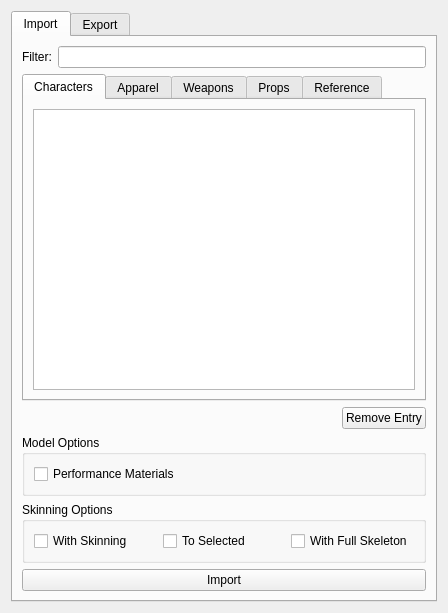
<?xml version="1.0" encoding="UTF-8"?>
<ui version="4.0">
 <class>helios_Form</class>
 <widget class="QWidget" name="helios_Form">
  <property name="geometry">
   <rect>
    <x>0</x>
    <y>0</y>
    <width>448</width>
    <height>613</height>
   </rect>
  </property>
  <property name="windowTitle">
   <string>Helios</string>
  </property>
  <layout class="QVBoxLayout" name="verticalLayout_8">
   <item>
    <widget class="QTabWidget" name="main_tabWidget">
     <property name="currentIndex">
      <number>0</number>
     </property>
     <widget class="QWidget" name="import_tab">
      <attribute name="title">
       <string>Import</string>
      </attribute>
      <layout class="QVBoxLayout" name="verticalLayout_7">
       <item>
        <layout class="QHBoxLayout" name="filter_horizontalLayout">
         <item>
          <widget class="QLabel" name="filter_label">
           <property name="text">
            <string>Filter:</string>
           </property>
          </widget>
         </item>
         <item>
          <widget class="QLineEdit" name="filter_lineEdit"/>
         </item>
        </layout>
       </item>
       <item>
        <widget class="QTabWidget" name="import_tabWidget">
         <property name="currentIndex">
          <number>0</number>
         </property>
         <widget class="QWidget" name="characters_tab">
          <attribute name="title">
           <string>Characters</string>
          </attribute>
          <layout class="QVBoxLayout" name="verticalLayout">
           <item>
            <widget class="QListWidget" name="characters_listWidget">
             <property name="selectionMode">
              <enum>QAbstractItemView::ExtendedSelection</enum>
             </property>
            </widget>
           </item>
          </layout>
         </widget>
         <widget class="QWidget" name="apparel_main_tab">
          <attribute name="title">
           <string>Apparel</string>
          </attribute>
          <layout class="QVBoxLayout" name="verticalLayout_2">
           <item>
            <widget class="QTabWidget" name="apparel_tabWidget">
             <property name="currentIndex">
              <number>0</number>
             </property>
             <widget class="QWidget" name="collections_tab">
              <attribute name="title">
               <string>Collections</string>
              </attribute>
              <layout class="QVBoxLayout" name="verticalLayout_4">
               <item>
                <widget class="QListWidget" name="apparel_collections_listWidget">
                 <property name="selectionMode">
                  <enum>QAbstractItemView::ExtendedSelection</enum>
                 </property>
                </widget>
               </item>
              </layout>
             </widget>
             <widget class="QWidget" name="parts_tab">
              <attribute name="title">
               <string>Parts</string>
              </attribute>
              <layout class="QVBoxLayout" name="verticalLayout_3">
               <item>
                <widget class="QListWidget" name="apparel_parts_listWidget">
                 <property name="selectionMode">
                  <enum>QAbstractItemView::ExtendedSelection</enum>
                 </property>
                </widget>
               </item>
              </layout>
             </widget>
            </widget>
           </item>
          </layout>
         </widget>
         <widget class="QWidget" name="weapons_tab">
          <attribute name="title">
           <string>Weapons</string>
          </attribute>
          <layout class="QVBoxLayout" name="verticalLayout_11">
           <item>
            <widget class="QListWidget" name="weapons_listWidget"/>
           </item>
          </layout>
         </widget>
         <widget class="QWidget" name="props_tab">
          <attribute name="title">
           <string>Props</string>
          </attribute>
          <layout class="QVBoxLayout" name="verticalLayout_9">
           <item>
            <widget class="QListWidget" name="props_listWidget"/>
           </item>
          </layout>
         </widget>
         <widget class="QWidget" name="reference_tab">
          <attribute name="title">
           <string>Reference</string>
          </attribute>
          <layout class="QVBoxLayout" name="verticalLayout_10">
           <item>
            <widget class="QListWidget" name="reference_listWidget">
             <property name="minimumSize">
              <size>
               <width>350</width>
               <height>0</height>
              </size>
             </property>
             <property name="selectionMode">
              <enum>QAbstractItemView::ExtendedSelection</enum>
             </property>
            </widget>
           </item>
          </layout>
         </widget>
        </widget>
       </item>
       <item>
        <layout class="QHBoxLayout" name="remove_entry_horizontalLayout">
         <item>
          <spacer name="remove_entry_horizontalSpacer">
           <property name="orientation">
            <enum>Qt::Horizontal</enum>
           </property>
           <property name="sizeHint" stdset="0">
            <size>
             <width>40</width>
             <height>20</height>
            </size>
           </property>
          </spacer>
         </item>
         <item>
          <widget class="QPushButton" name="remove_entry_pushButton">
           <property name="text">
            <string>Remove Entry</string>
           </property>
          </widget>
         </item>
        </layout>
       </item>
       <item>
        <widget class="QGroupBox" name="import_model_options_groupBox">
         <property name="title">
          <string>Model Options</string>
         </property>
         <layout class="QVBoxLayout" name="verticalLayout_5">
          <item>
           <widget class="QCheckBox" name="performance_materials_checkBox">
            <property name="text">
             <string>Performance Materials</string>
            </property>
           </widget>
          </item>
         </layout>
        </widget>
       </item>
       <item>
        <widget class="QGroupBox" name="import_skinning_options_groupBox">
         <property name="title">
          <string>Skinning Options</string>
         </property>
         <layout class="QHBoxLayout" name="horizontalLayout">
          <item>
           <widget class="QCheckBox" name="with_skinning_checkBox">
            <property name="text">
             <string>With Skinning</string>
            </property>
           </widget>
          </item>
          <item>
           <widget class="QCheckBox" name="to_selected_checkBox">
            <property name="text">
             <string>To Selected</string>
            </property>
           </widget>
          </item>
          <item>
           <widget class="QCheckBox" name="with_full_skeleton_checkBox">
            <property name="text">
             <string>With Full Skeleton</string>
            </property>
           </widget>
          </item>
         </layout>
        </widget>
       </item>
       <item>
        <widget class="QPushButton" name="import_pushButton">
         <property name="text">
          <string>Import</string>
         </property>
        </widget>
       </item>
      </layout>
     </widget>
     <widget class="QWidget" name="export_tab">
      <attribute name="title">
       <string>Export</string>
      </attribute>
      <layout class="QVBoxLayout" name="verticalLayout_6">
       <item>
        <layout class="QHBoxLayout" name="wizard_horizontalLayout">
         <item>
          <widget class="QPushButton" name="open_source_pushButton">
           <property name="toolTip">
            <string>With an organization group selected. Open the meshes folder associated with that asset.</string>
           </property>
           <property name="text">
            <string>Open Source</string>
           </property>
          </widget>
         </item>
         <item>
          <spacer name="wizard_horizontalSpacer">
           <property name="orientation">
            <enum>Qt::Horizontal</enum>
           </property>
           <property name="sizeHint" stdset="0">
            <size>
             <width>40</width>
             <height>20</height>
            </size>
           </property>
          </spacer>
         </item>
         <item>
          <widget class="QPushButton" name="wizard_pushButton">
           <property name="text">
            <string>Ask the Wizard</string>
           </property>
          </widget>
         </item>
        </layout>
       </item>
       <item>
        <spacer name="verticalSpacer">
         <property name="orientation">
          <enum>Qt::Vertical</enum>
         </property>
         <property name="sizeHint" stdset="0">
          <size>
           <width>20</width>
           <height>40</height>
          </size>
         </property>
        </spacer>
       </item>
       <item>
        <widget class="QGroupBox" name="export_options_groupBox">
         <property name="title">
          <string>Export Options</string>
         </property>
         <layout class="QHBoxLayout" name="horizontalLayout_2">
          <item>
           <widget class="QCheckBox" name="save_source_ma_checkBox">
            <property name="text">
             <string>Save Source.Ma</string>
            </property>
           </widget>
          </item>
         </layout>
        </widget>
       </item>
       <item>
        <widget class="QGroupBox" name="export_skinning_options_groupBox">
         <property name="title">
          <string>Skinning Options</string>
         </property>
         <layout class="QHBoxLayout" name="horizontalLayout_4">
          <item>
           <widget class="QCheckBox" name="update_skn_checkBox">
            <property name="text">
             <string>Update Skn</string>
            </property>
           </widget>
          </item>
         </layout>
        </widget>
       </item>
       <item>
        <widget class="QPushButton" name="export_pushButton">
         <property name="text">
          <string>Export</string>
         </property>
        </widget>
       </item>
      </layout>
     </widget>
    </widget>
   </item>
  </layout>
 </widget>
 <resources/>
 <connections/>
</ui>
